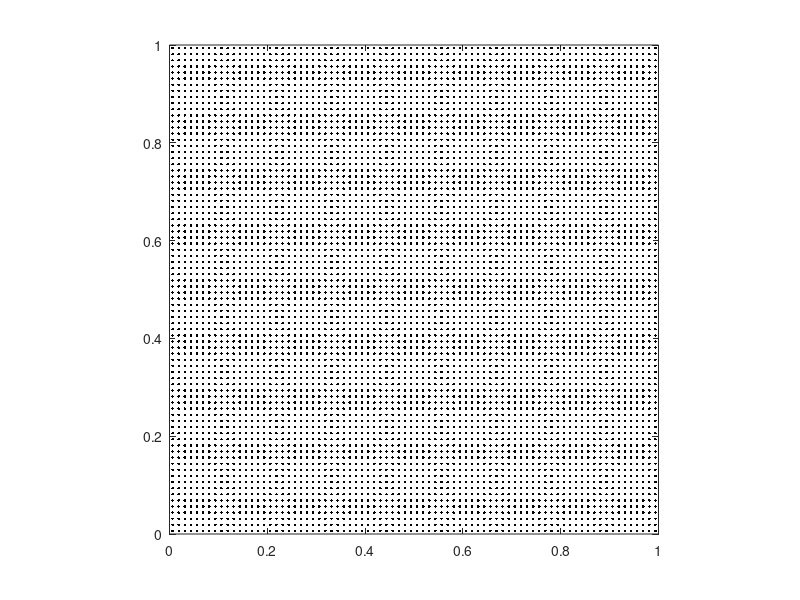

The MATLAB script that drew this image:
p.rho = 1500;
p.E = 1e6;
p.nu = 0.3;
p.g = -1;
% p.Np = 4 * 2.5;
p.Np = 80;
p.N = 81;
p.rhop = 3;
p.tol = 1e-12;
p.T = 2;

% make an NxN computational grid
N = p.N;
Np = p.Np;
x = linspace(0,1,N);
y = linspace(0,1,N);
h = x(2)-x(1);
dt = 0.4*h*sqrt(p.rho/p.E);
T = p.T;
E = p.E;
nu = p.nu;
tol = p.tol;

Nn = N*N;

% set up material points
bar_w = 1.0-1e-5; Nbx = Np; %
%bar_w = 0.25; Nbx = Np; %
% Nbx = ceil(p.rhop*bar_w/h);
bar_h = 1.0-1e-5; Nby = (bar_h/bar_w)*Nbx;
%bar_h = 0.25; Nby = (bar_h/bar_w)*Nbx;

bxtmp = linspace(0, bar_w, Nbx+1);
bar_x = (0.5 - bar_w/2) + bxtmp(1:end-1) + bxtmp(2)/2;
% bar_x = 0.0 + bxtmp(1:end-1) + bxtmp(2)/2;
bytmp = linspace(0, bar_h, Nby+1);
bar_y = 0.0 + bytmp(1:end-1) + bytmp(2)/2;

% initialize position
Np = Nbx*Nby;
%xjitter = normrnd(0, 0.001, Nbx, Nby);
%yjitter = normrnd(0, 0.001, Nbx, Nby);
xjitter = zeros(Nby, Nbx);
yjitter = zeros(Nby, Nbx);
[xp, yp] = meshgrid(bar_x, bar_y);
xp = xp + xjitter;
yp = yp + yjitter;
%r = 0.1;
%rs = linspace(0, r,Nbx);
%ts = linspace(0, 2*pi, Nby+1);
%ts(end) = [];
%xp = 0.5 + rs'*cos(ts);
%yp = 0.5 + rs'*sin(ts);
%[X, Y] = meshgrid(x, y);

% initialize volume
vp = (bar_w/Nbx)*(bar_h/Nby)*ones(size(xp));
% vp = (pi*r^2/Np)*ones(size(xp));

% initialize mass
mp = p.rho*vp;

% initialize velocity
xp_t = 0*ones(size(xp));
yp_t = -0.0*ones(size(yp));

% initialize stress
sxxp = 0*ones(size(xp));
sxyp = 0*ones(size(yp));
syyp = 0*ones(size(yp));

% initialize strain
exxp = zeros(size(xp));
exyp = zeros(size(yp));
eyyp = zeros(size(yp));

% initialize body forces
bxp = zeros(size(xp));
byp = p.g*ones(size(yp));

% plot material points
plot(xp, yp, '.k'); axis equal;
xlim([min(x), max(x)]);
ylim([min(y), max(y)]);

% dump starting config to text file
fp = fopen('generated_particles.txt', 'w');
fprintf(fp, '%d\n', numel(mp));
for i=1:numel(mp)
    fprintf(fp, '%f %f %f %f %f %f %f %f %f\n', mp(i), vp(i),
        xp(i), yp(i), xp_t(i), yp_t(i),
        sxxp(i), sxyp(i), syyp(i));
end
fclose(fp);

% grid file
fp = fopen('generated_grid.txt', 'w');
fprintf(fp, '%d\n', N);
fprintf(fp, '1\n');
fclose(fp);
